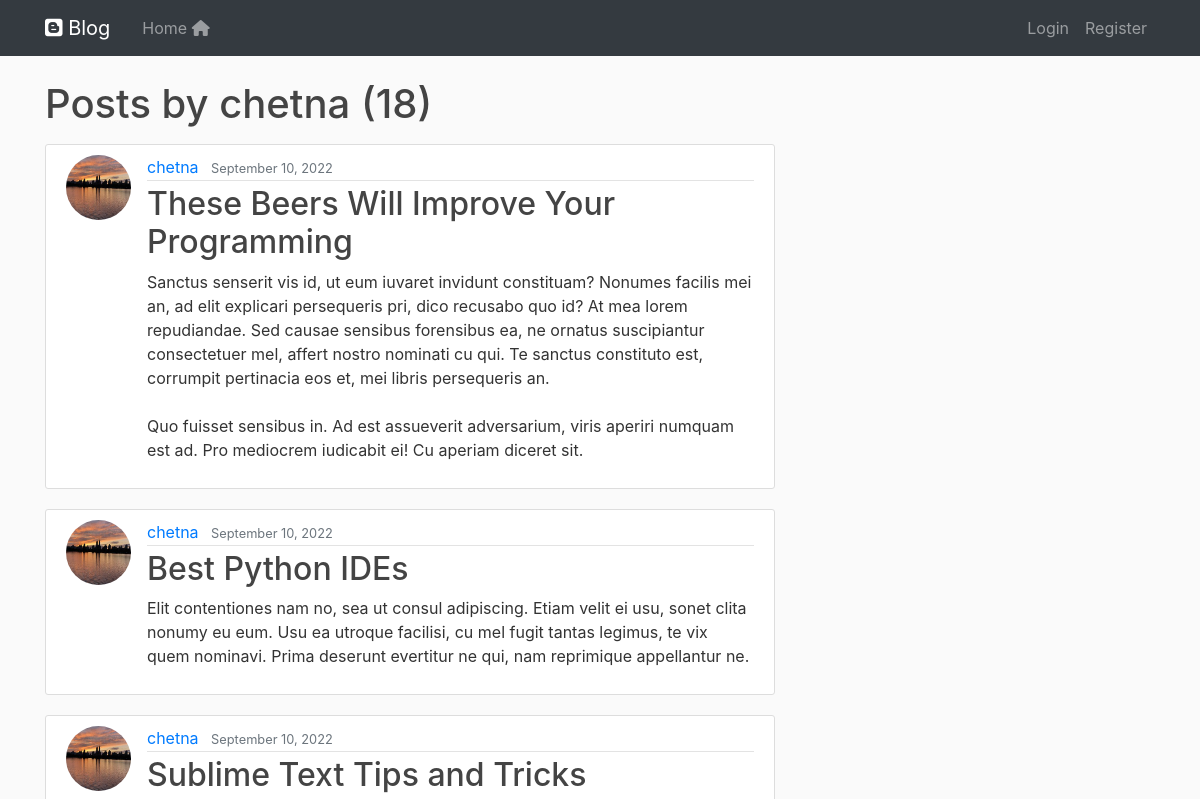
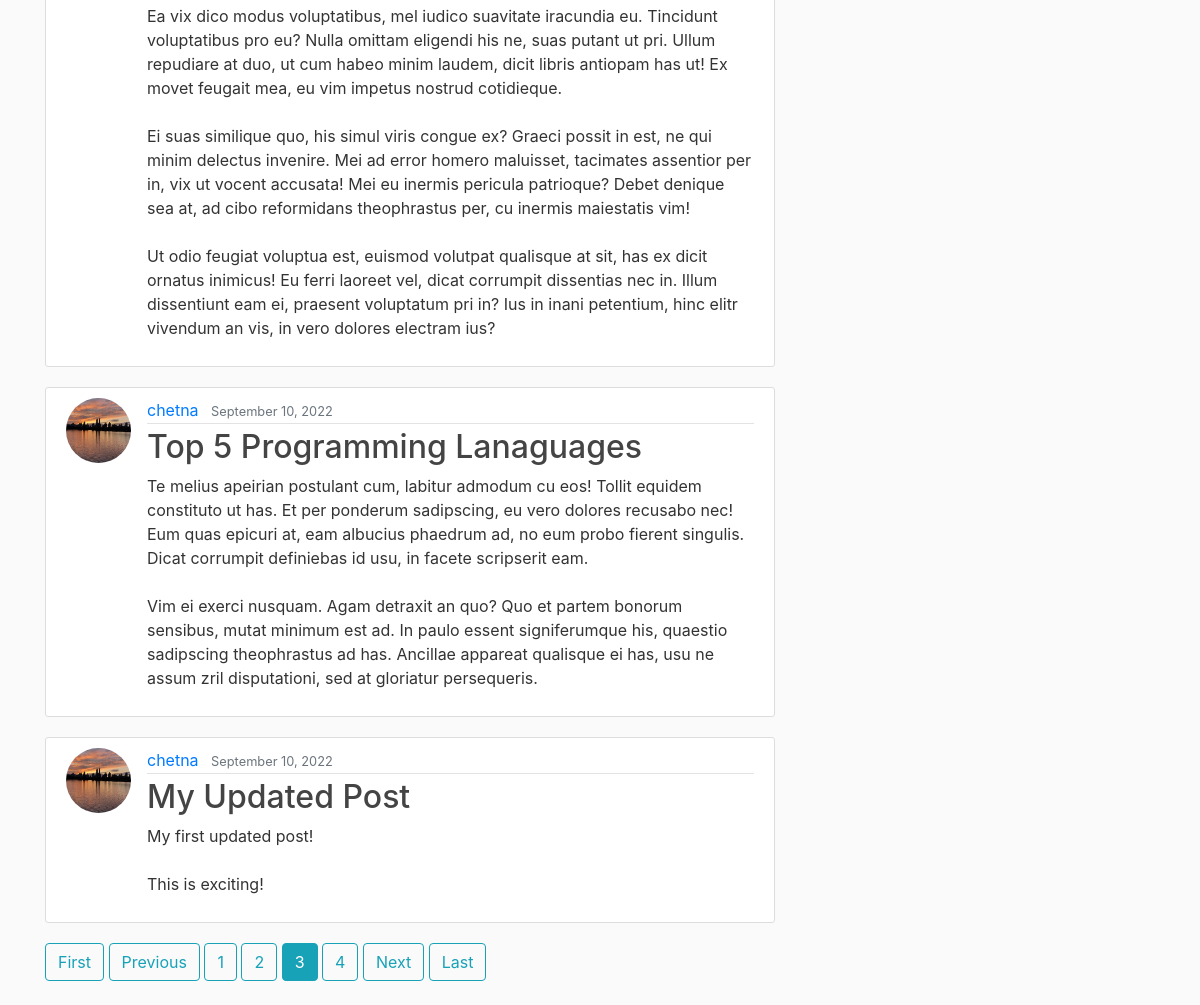
Screenshot of /user/chetna?page=3 with the database file from the repository (2 pictures, top to bottom).
### blog/models.py (models this page shows, shortened)
class Post(models.Model):
    title = models.CharField(max_length=100)
    content = models.TextField()
    date_posted = models.DateTimeField(default=timezone.now)
    author = models.ForeignKey(User, on_delete= models.CASCADE)

### users/models.py (models this page shows, shortened)
class Profile(models.Model):
    user = models.OneToOneField(User, on_delete= models.CASCADE)
    image = models.ImageField(default = 'default.jpg', upload_to='profile_pics')

### blog/views.py (the view)
# urls.py: path('user/<str:username>', UserPostListView.as_view(), name='user-posts'),
class UserPostListView(ListView):
    model = Post
    template_name = 'blog/user_posts.html'  # <app>/<model>_<viewtype>.html
    context_object_name = 'posts'
    paginate_by = 5
    def get_queryset(self):
        user = get_object_or_404(User, username=self.kwargs.get('username'))
        return Post.objects.filter(author=user).order_by('-date_posted')

### blog/templates/blog/user_posts.html
{% extends "blog/base.html" %}
{% block content %}
    <h1 class="mb-3">Posts by {{ view.kwargs.username }} ({{ page_obj.paginator.count }})</h1>
    {% for post in posts %}
        <article class="media content-section">
          <img class="rounded-circle article-img" src="{{ post.author.profile.image.url }}">
          <div class="media-body">
            <div class="article-metadata">
              <a class="mr-2" href="{% url 'user-posts' post.author.username %}">{{ post.author }}</a>
              <small class="text-muted">{{ post.date_posted|date:"F d, Y" }}</small>
            </div>
            <h2><a class="article-title" href="{% url 'post-detail' post.id %}">{{ post.title }}</a></h2>
            <p class="article-content">{{ post.content }}</p>
          </div>
        </article>
    {% endfor %}
    {% if is_paginated %}
      {% if page_obj.has_previous %}
        <a class="btn btn-outline-info mb-4" href="?page=1">First</a>
        <a class="btn btn-outline-info mb-4" href="?page={{ page_obj.previous_page_number }}">Previous</a>
      {% endif %}
      {% for num in page_obj.paginator.page_range %}
        {% if page_obj.number == num %}
          <a class="btn btn-info mb-4" href="?page={{ num }}">{{ num }}</a>
        {% elif num > page_obj.number|add:'-3' and num < page_obj.number|add:'3' %}
          <a class="btn btn-outline-info mb-4" href="?page={{ num }}">{{ num }}</a>
        {% endif %}
      {% endfor %}
      {% if page_obj.has_next %}
        <a class="btn btn-outline-info mb-4" href="?page={{ page_obj.next_page_number }}">Next</a>
        <a class="btn btn-outline-info mb-4" href="?page={{ page_obj.paginator.num_pages }}">Last</a>
      {% endif %}
    {% endif %}
{% endblock content %}

### blog/static/blog/main.css (style rules this page uses)
h1, h2, h3, h4, h5, h6 { color: #444444; }
.content-section { background: #ffffff; padding: 10px 20px; border: 1px solid #dddddd; border-radius: 3px; margin-bottom: 20px; }
.article-title { color: #444444; }
.article-content { white-space: pre-line; }
.article-img { height: 65px; width: 65px; margin-right: 16px; }
.article-metadata { padding-bottom: 1px; margin-bottom: 4px; border-bottom: 1px solid #e3e3e3 }

### rows the page displays
Post: author.profile.image (picture), author "chetna", date_posted "September 10, 2022", title "These Beers Will Improve Your Programming", content "Sanctus senserit vis id, ut eum iuvaret invidunt constituam? Nonumes facilis mei an, ad elit explicari persequeris pri, dico recusabo quo id? At mea lorem repudiandae. Sed causae sensibus forensibus ea, ne ornatus suscipiantur consectetuer mel, affert nostro nominati cu qui. Te sanctus constituto est, corrumpit pertinacia eos et, mei libris persequeris an. Quo fuisset sensibus in. Ad est assueverit adversarium, viris aperiri numquam est ad. Pro mediocrem iudicabit ei! Cu aperiam diceret sit."
Post: author.profile.image (picture), author "chetna", date_posted "September 10, 2022", title "Best Python IDEs", content "Elit contentiones nam no, sea ut consul adipiscing. Etiam velit ei usu, sonet clita nonumy eu eum. Usu ea utroque facilisi, cu mel fugit tantas legimus, te vix quem nominavi. Prima deserunt evertitur ne qui, nam reprimique appellantur ne."
Post: author.profile.image (picture), author "chetna", date_posted "September 10, 2022", title "Sublime Text Tips and Tricks", content "Ea vix dico modus voluptatibus, mel iudico suavitate iracundia eu. Tincidunt voluptatibus pro eu? Nulla omittam eligendi his ne, suas putant ut pri. Ullum repudiare at duo, ut cum habeo minim laudem, dicit libris antiopam has ut! Ex movet feugait mea, eu vim impetus nostrud cotidieque. Ei suas similique quo, his simul viris congue ex? Graeci possit in est, ne qui minim delectus invenire. Mei ad error homero maluisset, tacimates assentior per in, vix ut vocent accusata! Mei eu inermis pericula patrioque? Debet denique sea at, ad cibo reformidans theophrastus per, cu inermis maiestatis vim! Ut odio feugiat voluptua est, euismod volutpat qualisque at sit, has ex dicit ornatus inimicus! Eu…"
Post: author.profile.image (picture), author "chetna", date_posted "September 10, 2022", title "Top 5 Programming Lanaguages", content "Te melius apeirian postulant cum, labitur admodum cu eos! Tollit equidem constituto ut has. Et per ponderum sadipscing, eu vero dolores recusabo nec! Eum quas epicuri at, eam albucius phaedrum ad, no eum probo fierent singulis. Dicat corrumpit definiebas id usu, in facete scripserit eam. Vim ei exerci nusquam. Agam detraxit an quo? Quo et partem bonorum sensibus, mutat minimum est ad. In paulo essent signiferumque his, quaestio sadipscing theophrastus ad has. Ancillae appareat qualisque ei has, usu ne assum zril disputationi, sed at gloriatur persequeris."
Post: author.profile.image (picture), author "chetna", date_posted "September 10, 2022", title "My Updated Post", content "My first updated post! This is exciting!"

### other values shown
{{ view.kwargs.username }} "chetna"
{{ page_obj.paginator.count }} "18"
{{ num }} "1" "2" "4"
{{ num }} "3"
